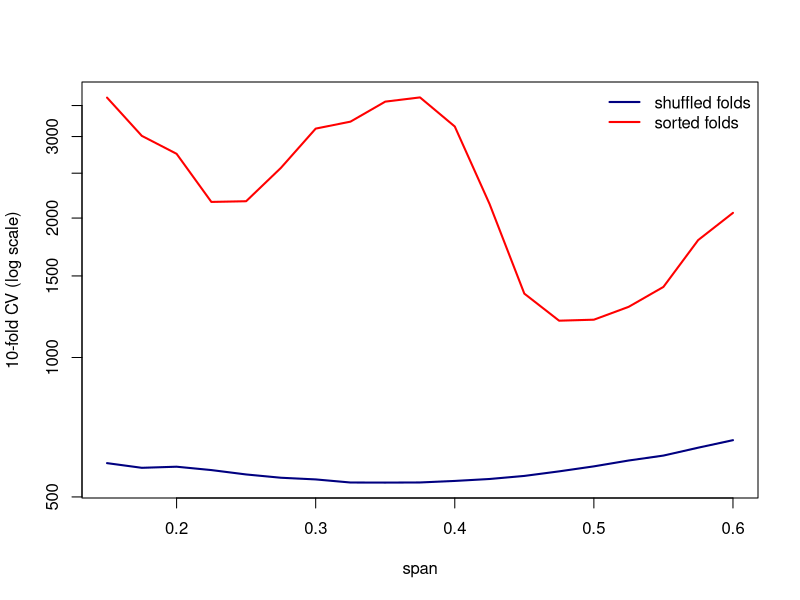

Write R code to recreate this figure.
## ---- chunk 1
knitr::opts_chunk$set(echo = TRUE, message = FALSE, warning = FALSE,
                      fig.width = 7, fig.height = 4.2)
## ---- chunk 2
library(MASS)
data(mcycle)
n <- nrow(mcycle)
!is.unsorted(mcycle$times)       # the rows are sorted by time
## ---- chunk 3
folds_sorted <- rep(1:10, each = ceiling(n / 10))[1:n]
set.seed(2027)
folds_shuffled <- sample(rep(1:10, length.out = n))
table(folds_shuffled)            # balanced: 13 or 14 observations per fold
## ---- chunk 4
train <- folds_sorted != 1
m <- loess(accel ~ times, data = mcycle[train, ], span = 0.3)
sum(is.na(predict(m, mcycle[!train, ])))      # all 14 test points of fold 1
m_direct <- loess(accel ~ times, data = mcycle[train, ], span = 0.3,
                  control = loess.control(surface = "direct"))
sum(is.na(predict(m_direct, mcycle[!train, ])))
## ---- chunk 5
cv_loess <- function(span, folds) {
  sse <- 0
  for (k in unique(folds)) {
    test <- folds == k
    m <- loess(accel ~ times, data = mcycle[!test, ], span = span, degree = 2,
               control = loess.control(surface = "direct"))
    sse <- sse + sum((mcycle$accel[test] - predict(m, mcycle[test, ]))^2)
  }
  sse / n
}
spans <- seq(0.15, 0.60, by = 0.025)
cv_shuf <- sapply(spans, cv_loess, folds = folds_shuffled)
cv_sort <- sapply(spans, cv_loess, folds = folds_sorted)
rbind(shuffled = c(span = spans[which.min(cv_shuf)], cv = min(cv_shuf)),
      sorted = c(span = spans[which.min(cv_sort)], cv = min(cv_sort)))
matplot(spans, cbind(cv_shuf, cv_sort), type = "l", lty = 1, lwd = 2,
        col = c("navy", "red"), log = "y", xlab = "span", ylab = "10-fold CV (log scale)")
legend("topright", bty = "n", lwd = 2, col = c("navy", "red"),
       legend = c("shuffled folds", "sorted folds"))
## ---- chunk 6
reps <- sapply(1:20, function(s) {
  set.seed(s)
  sapply(spans, cv_loess, folds = sample(rep(1:10, length.out = n)))
})
table(spans[apply(reps, 2, which.min)])       # chosen span across 20 seeds
spans[which.min(rowMeans(reps))]              # span minimizing the average curve
